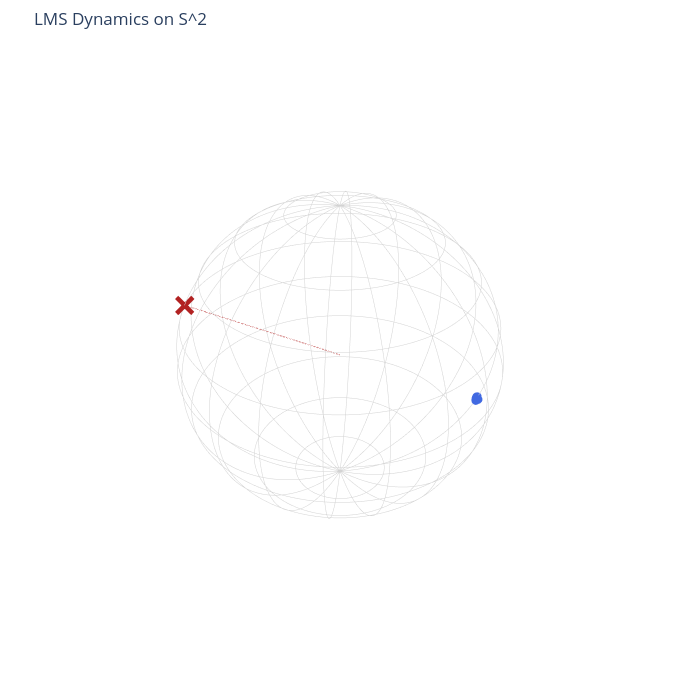

The notebook cell this image was saved under:
### Markdown cell above
## 1.2 Real Möbius map on ball / sphere
This is the real version of the Möbius map ($M_w$) we discussed:

$$
M_w(x) = \frac{(1 - |w|^2)(x - |x|^2 w)}{1 - 2\langle w,x\rangle + |w|^2 |x|^2} - w.
$$

### Code cell
from LMS import (
    random_points_on_sphere, integrate_w_euler, make_sphere_figure, reconstruct_sphere_trajectory
)
import torch

p3 = random_points_on_sphere(640, 3)
a = torch.ones(640)
res = integrate_w_euler(torch.zeros(3), p3, a, dt=1e-3, steps=300)
x_traj = reconstruct_sphere_trajectory(res.trajectory, p3)
fig = make_sphere_figure(x_traj[-1], w_t=res.trajectory[-1], w_path=res.trajectory)
fig.show()

### Figure 1 — Plotly figure (JSON) as saved in the notebook; plotly's stock layout.template omitted (floating-point values rounded to 4 significant figures; data arrays with more than 128 entries replaced by an {"elided": "..."} marker saying what was removed)
{"data": [{"hoverinfo": "skip", "line": {"color": "lightgrey", "width": 1}, "mode": "lines", "showlegend": false, "type": "scatter3d", "x": {"elided": "200 float values"}, "y": {"elided": "200 float values"}, "z": {"elided": "200 float values"}}, {"hoverinfo": "skip", "line": {"color": "lightgrey", "width": 1}, "mode": "lines", "showlegend": false, "type": "scatter3d", "x": {"elided": "200 float values"}, "y": {"elided": "200 float values"}, "z": {"elided": "200 float values"}}, {"hoverinfo": "skip", "line": {"color": "lightgrey", "width": 1}, "mode": "lines", "showlegend": false, "type": "scatter3d", "x": {"elided": "200 float values"}, "y": {"elided": "200 float values"}, "z": {"elided": "200 float values"}}, {"hoverinfo": "skip", "line": {"color": "lightgrey", "width": 1}, "mode": "lines", "showlegend": false, "type": "scatter3d", "x": {"elided": "200 float values"}, "y": {"elided": "200 float values"}, "z": {"elided": "200 float values"}}, {"hoverinfo": "skip", "line": {"color": "lightgrey", "width": 1}, "mode": "lines", "showlegend": false, "type": "scatter3d", "x": {"elided": "200 float values"}, "y": {"elided": "200 float values"}, "z": {"elided": "200 int values"}}, {"hoverinfo": "skip", "line": {"color": "lightgrey", "width": 1}, "mode": "lines", "showlegend": false, "type": "scatter3d", "x": {"elided": "200 float values"}, "y": {"elided": "200 float values"}, "z": {"elided": "200 float values"}}, {"hoverinfo": "skip", "line": {"color": "lightgrey", "width": 1}, "mode": "lines", "showlegend": false, "type": "scatter3d", "x": {"elided": "200 float values"}, "y": {"elided": "200 float values"}, "z": {"elided": "200 float values"}}, {"hoverinfo": "skip", "line": {"color": "lightgrey", "width": 1}, "mode": "lines", "showlegend": false, "type": "scatter3d", "x": {"elided": "200 float values"}, "y": {"elided": "200 float values"}, "z": {"elided": "200 float values"}}, {"hoverinfo": "skip", "line": {"color": "lightgrey", "width": 1}, "mode": "lines", "showlegend": false, "type": "scatter3d", "x": {"elided": "200 float values"}, "y": {"elided": "200 float values"}, "z": {"elided": "200 float values"}}, {"hoverinfo": "skip", "line": {"color": "lightgrey", "width": 1}, "mode": "lines", "showlegend": false, "type": "scatter3d", "x": {"elided": "200 float values"}, "y": {"elided": "200 int values"}, "z": {"elided": "200 float values"}}, {"hoverinfo": "skip", "line": {"color": "lightgrey", "width": 1}, "mode": "lines", "showlegend": false, "type": "scatter3d", "x": {"elided": "200 float values"}, "y": {"elided": "200 float values"}, "z": {"elided": "200 float values"}}, {"hoverinfo": "skip", "line": {"color": "lightgrey", "width": 1}, "mode": "lines", "showlegend": false, "type": "scatter3d", "x": {"elided": "200 float values"}, "y": {"elided": "200 float values"}, "z": {"elided": "200 float values"}}, {"hoverinfo": "skip", "line": {"color": "lightgrey", "width": 1}, "mode": "lines", "showlegend": false, "type": "scatter3d", "x": {"elided": "200 float values"}, "y": {"elided": "200 float values"}, "z": {"elided": "200 float values"}}, {"hoverinfo": "skip", "line": {"color": "lightgrey", "width": 1}, "mode": "lines", "showlegend": false, "type": "scatter3d", "x": {"elided": "200 float values"}, "y": {"elided": "200 float values"}, "z": {"elided": "200 float values"}}, {"hoverinfo": "skip", "line": {"color": "lightgrey", "width": 1}, "mode": "lines", "showlegend": false, "type": "scatter3d", "x": {"elided": "200 float values"}, "y": {"elided": "200 float values"}, "z": {"elided": "200 float values"}}, {"hoverinfo": "skip", "line": {"color": "lightgrey", "width": 1}, "mode": "lines", "showlegend": false, "type": "scatter3d", "x": {"elided": "200 float values"}, "y": {"elided": "200 float values"}, "z": {"elided": "200 float values"}}, {"hoverinfo": "skip", "line": {"color": "lightgrey", "width": 1}, "mode": "lines", "showlegend": false, "type": "scatter3d", "x": {"elided": "200 float values"}, "y": {"elided": "200 float values"}, "z": {"elided": "200 float values"}}, {"hoverinfo": "skip", "line": {"color": "lightgrey", "width": 1}, "mode": "lines", "showlegend": false, "type": "scatter3d", "x": {"elided": "200 float values"}, "y": {"elided": "200 float values"}, "z": {"elided": "200 float values"}}, {"hoverinfo": "skip", "line": {"color": "lightgrey", "width": 1}, "mode": "lines", "showlegend": false, "type": "scatter3d", "x": {"elided": "200 float values"}, "y": {"elided": "200 float values"}, "z": {"elided": "200 float values"}}, {"hoverinfo": "skip", "line": {"color": "lightgrey", "width": 1}, "mode": "lines", "showlegend": false, "type": "scatter3d", "x": {"elided": "200 float values"}, "y": {"elided": "200 float values"}, "z": {"elided": "200 float values"}}, {"hoverinfo": "skip", "line": {"color": "lightgrey", "width": 1}, "mode": "lines", "showlegend": false, "type": "scatter3d", "x": {"elided": "200 float values"}, "y": {"elided": "200 float values"}, "z": {"elided": "200 float values"}}, {"hoverinfo": "skip", "line": {"color": "lightgrey", "width": 1}, "mode": "lines", "showlegend": false, "type": "scatter3d", "x": {"elided": "200 float values"}, "y": {"elided": "200 float values"}, "z": {"elided": "200 float values"}}, {"hoverinfo": "skip", "line": {"color": "lightgrey", "width": 1}, "mode": "lines", "showlegend": false, "type": "scatter3d", "x": {"elided": "200 float values"}, "y": {"elided": "200 float values"}, "z": {"elided": "200 float values"}}, {"hoverinfo": "skip", "line": {"color": "lightgrey", "width": 1}, "mode": "lines", "showlegend": false, "type": "scatter3d", "x": {"elided": "200 float values"}, "y": {"elided": "200 float values"}, "z": {"elided": "200 float values"}}, {"hoverinfo": "skip", "line": {"color": "lightgrey", "width": 1}, "mode": "lines", "showlegend": false, "type": "scatter3d", "x": {"elided": "200 float values"}, "y": {"elided": "200 float values"}, "z": {"elided": "200 float values"}}, {"hoverinfo": "skip", "line": {"color": "lightgrey", "width": 1}, "mode": "lines", "showlegend": false, "type": "scatter3d", "x": {"elided": "200 float values"}, "y": {"elided": "200 float values"}, "z": {"elided": "200 float values"}}, {"hoverinfo": "skip", "line": {"color": "lightgrey", "width": 1}, "mode": "lines", "showlegend": false, "type": "scatter3d", "x": {"elided": "200 float values"}, "y": {"elided": "200 float values"}, "z": {"elided": "200 float values"}}, {"marker": {"color": "royalblue", "size": 5}, "mode": "markers", "name": "x_i(t)", "type": "scatter3d", "x": {"elided": "640 float values"}, "y": {"elided": "640 float values"}, "z": {"elided": "640 float values"}}, {"line": {"color": "firebrick", "dash": "dot", "width": 2}, "mode": "lines", "name": "w path", "type": "scatter3d", "x": {"elided": "301 float values"}, "y": {"elided": "301 float values"}, "z": {"elided": "301 float values"}}, {"marker": {"color": "firebrick", "size": 7, "symbol": "x"}, "mode": "markers", "name": "w(t)", "type": "scatter3d", "x": [0.6968], "y": [-0.5855], "z": [0.4118]}], "layout": {"height": 680, "margin": {"b": 20, "l": 20, "r": 20, "t": 50}, "scene": {"aspectmode": "data", "xaxis": {"visible": false}, "yaxis": {"visible": false}, "zaxis": {"visible": false}}, "showlegend": false, "title": {"text": "LMS Dynamics on S^2"}, "width": 680}}
